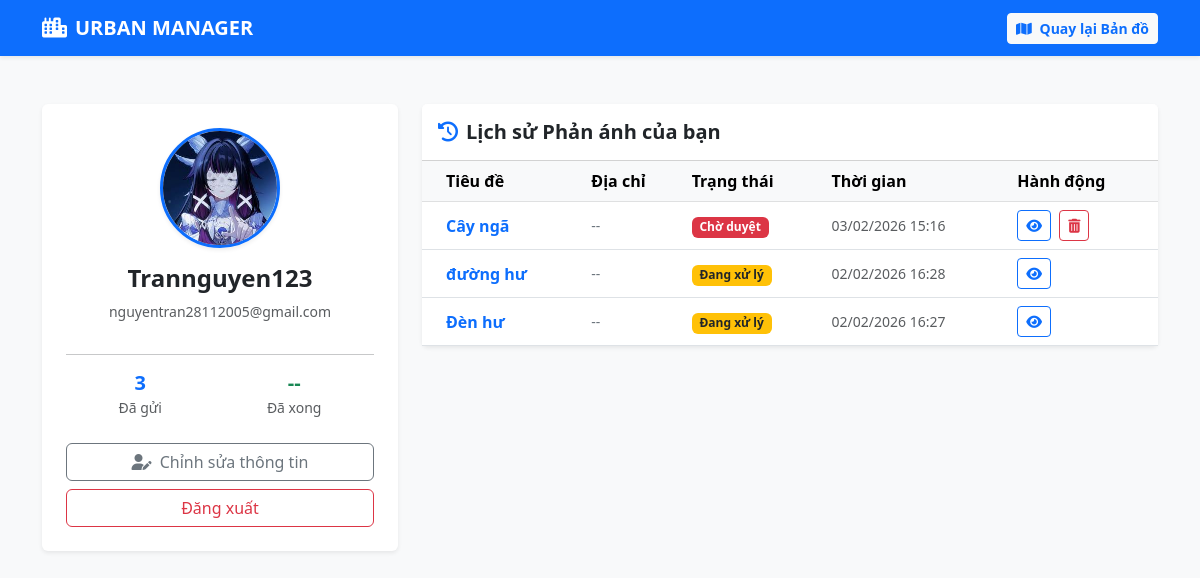
/ho-so-cua-toi/ (signed in), run on an earlier commit of the app's database.
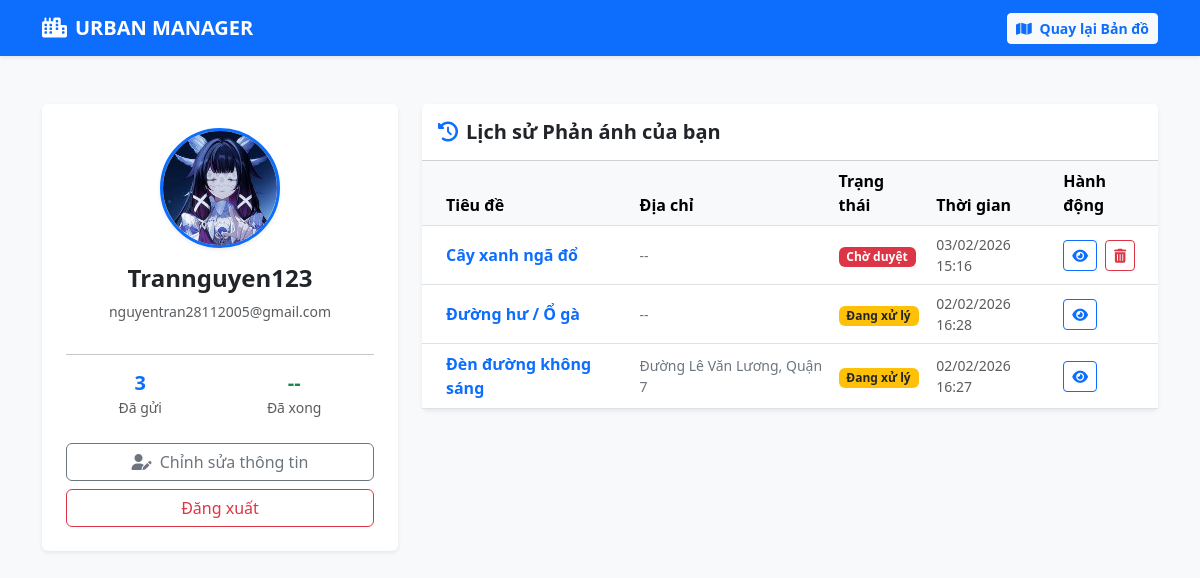
And on a later commit of the database.
### maps/models.py (models this page shows, shortened)
class Profile(models.Model):
    user = models.OneToOneField(User, on_delete=models.CASCADE, related_name='profile')
    so_dien_thoai = models.CharField(max_length=15, blank=True, null=True, verbose_name="Số điện thoại")
    avatar = models.ImageField(upload_to='avatars/', default='avatars/default.png', blank=True, null=True, verbose_name="Ảnh đại diện")

class PhanAnh(models.Model):
    tieu_de = models.CharField(max_length=200, verbose_name="Tiêu đề")
    mo_ta = models.TextField(verbose_name="Mô tả chi tiết")
    dia_chi = models.CharField(max_length=255, blank=True, null=True, verbose_name="Địa chỉ/Tên đường")
    du_lieu_toa_do = models.TextField(verbose_name="Danh sách tọa độ")
    hinh_anh = models.ImageField(upload_to='hien_truong/', blank=True, null=True, verbose_name="Ảnh hiện trường")
    thoi_gian = models.DateTimeField(auto_now_add=True, verbose_name="Thời gian gửi")
    TRANG_THAI_CHOICES = [
        ('cho_duyet', 'Chờ duyệt'),
        ('dang_xu_ly', 'Đang xử lý'),
        ('da_xu_ly', 'Đã xử lý xong'),
    ]
    trang_thai = models.CharField(max_length=20, choices=TRANG_THAI_CHOICES, default='cho_duyet', verbose_name="Trạng thái")
    nguoi_gui = models.ForeignKey(User, on_delete=models.SET_NULL, null=True, blank=True)
    class Meta:
        verbose_name = "Tin Phản Ánh"
        verbose_name_plural = "Danh sách Phản Ánh"

### maps/views.py (the view)
# urls.py: path('ho-so-cua-toi/', views.profile, name='profile'),
@login_required
def profile(request):
    danh_sach = PhanAnh.objects.filter(nguoi_gui=request.user).order_by('-id')
    context = {
        'user': request.user,
        'danh_sach': danh_sach,
        'tong_so': danh_sach.count()
    }
    return render(request, 'maps/profile.html', context)

### maps/templates/maps/profile.html (shortened to what this page needs)
<!DOCTYPE html>
<html lang="vi">
<head>
    <link href="https://cdn.jsdelivr.net/npm/bootstrap@5.3.0/dist/css/bootstrap.min.css" rel="stylesheet">
    <link rel="stylesheet" href="https://cdnjs.cloudflare.com/ajax/libs/font-awesome/6.4.0/css/all.min.css">
</head>
<body class="bg-light">
    <nav class="navbar navbar-expand-lg navbar-dark bg-primary shadow-sm">
        <div class="container">
            <a class="navbar-brand fw-bold" href="{% url 'home' %}"><i class="fas fa-city me-2"></i>URBAN MANAGER</a>
            <div class="ms-auto">
                <a href="{% url 'map_home' %}" class="btn btn-light btn-sm fw-bold text-primary">
                    <i class="fas fa-map me-1"></i> Quay lại Bản đồ
                </a>
            </div>
        </div>
    </nav>
    <div class="container py-5">
        <div class="row">
            <div class="col-md-4 mb-4">
                <div class="card border-0 shadow-sm text-center p-4">
                    <div class="mb-3 d-flex justify-content-center">
                        {% if user.profile.avatar %}
                            <img src="{{ user.profile.avatar.url }}" class="rounded-circle border border-3 border-primary shadow-sm" style="width: 120px; height: 120px; object-fit: cover;">
                        {% else %}
                            <div class="rounded-circle bg-primary text-white d-flex align-items-center justify-content-center mx-auto shadow-sm" style="width: 120px; height: 120px; font-size: 50px;">
                                {{ user.username|slice:":1"|upper }}
                            </div>
                        {% endif %}
                    </div>
                    <h4 class="fw-bold">{{ user.username }}</h4>
                    <p class="text-muted small">{{ user.email|default:"Chưa cập nhật email" }}</p>
                    <hr>
                    <div class="d-flex justify-content-around text-center">
                        <div>
                            <h5 class="fw-bold text-primary mb-0">{{ tong_so }}</h5>
                            <small class="text-muted">Đã gửi</small>
                        </div>
                        <div>
                            <h5 class="fw-bold text-success mb-0">--</h5>
                            <small class="text-muted">Đã xong</small>
                        </div>
                    </div>
                    <div class="mt-4">
                        <a href="{% url 'edit_profile' %}" class="btn btn-outline-secondary w-100 mb-2">
                            <i class="fas fa-user-edit me-1"></i> Chỉnh sửa thông tin
                        </a>
                        <a href="{% url 'logout' %}" class="btn btn-outline-danger w-100">Đăng xuất</a>
                    </div>
                </div>
            </div>
            <div class="col-md-8">
                <div class="card border-0 shadow-sm">
                    <div class="card-header bg-white py-3">
                        <h5 class="mb-0 fw-bold"><i class="fas fa-history me-2 text-primary"></i>Lịch sử Phản ánh của bạn</h5>
                    </div>
                    <div class="card-body p-0">
                        <div class="table-responsive">
                            <table class="table table-hover mb-0 align-middle">
                                <thead class="table-light">
                                    <tr>
                                        <th class="ps-4">Tiêu đề</th>
                                        <th>Địa chỉ</th>
                                        <th>Trạng thái</th>
                                        <th>Thời gian</th>
                                        <th>Hành động</th>
                                    </tr>
                                </thead>
                                <tbody>
                                    {% for item in danh_sach %}
                                    <tr>
                                        <td class="ps-4 fw-bold text-primary">{{ item.tieu_de }}</td>
                                        <td class="text-secondary small">
                                            {{ item.dia_chi|default:"--"|truncatechars:30 }}
                                        </td>
                                        <td>
                                            {% if item.trang_thai == 'cho_duyet' %}
                                                <span class="badge bg-danger">Chờ duyệt</span>
                                            {% elif item.trang_thai == 'dang_xu_ly' %}
                                                <span class="badge bg-warning text-dark">Đang xử lý</span>
                                            {% else %}
                                                <span class="badge bg-success">Đã xong</span>
                                            {% endif %}
                                        </td>
                                        <td class="text-muted small">
                                            {{ item.thoi_gian|date:"d/m/Y H:i" }}
                                        </td>
                                        <td class="text-nowrap">
                                            <a href="{% url 'chi_tiet' item.id %}" class="btn btn-sm btn-outline-primary" title="Xem chi tiết">
                                                <i class="fas fa-eye"></i>
                                            </a>
                                            {% if item.trang_thai == 'cho_duyet' %}
                                                <a href="{% url 'xoa_phan_anh' item.id %}"
                                                   class="btn btn-sm btn-outline-danger ms-1"
                                                   title="Xóa phản ánh này"
                                                   onclick="return confirm('⚠️ CẢNH BÁO: Bạn có chắc chắn muốn xóa phản ánh này không? Hành động này không thể hoàn tác!');">
                                                    <i class="fas fa-trash-alt"></i>
                                                </a>
                                            {% endif %}
                                        </td>
                                    </tr>
                                    {% empty %}
                                    <tr>
                                        <td colspan="5" class="text-center py-4 text-muted">
                                            Bạn chưa gửi phản ánh nào.
                                        </td>
                                    </tr>
                                    {% endfor %}
                                </tbody>
                            </table>
                        </div>
                    </div>
                </div>
            </div>
        </div>
    </div>
</body>
</html>

What changed in the data, as far as the page shows it:
changed PhanAnh: tieu_de "Cây ngã" → "Cây xanh ngã đổ"
changed PhanAnh: tieu_de "đường hư" → "Đường hư / Ổ gà"
changed PhanAnh: tieu_de "Đèn hư" → "Đèn đường không sáng"; dia_chi "--" → "Đường Lê Văn Lương, Quận 7"
